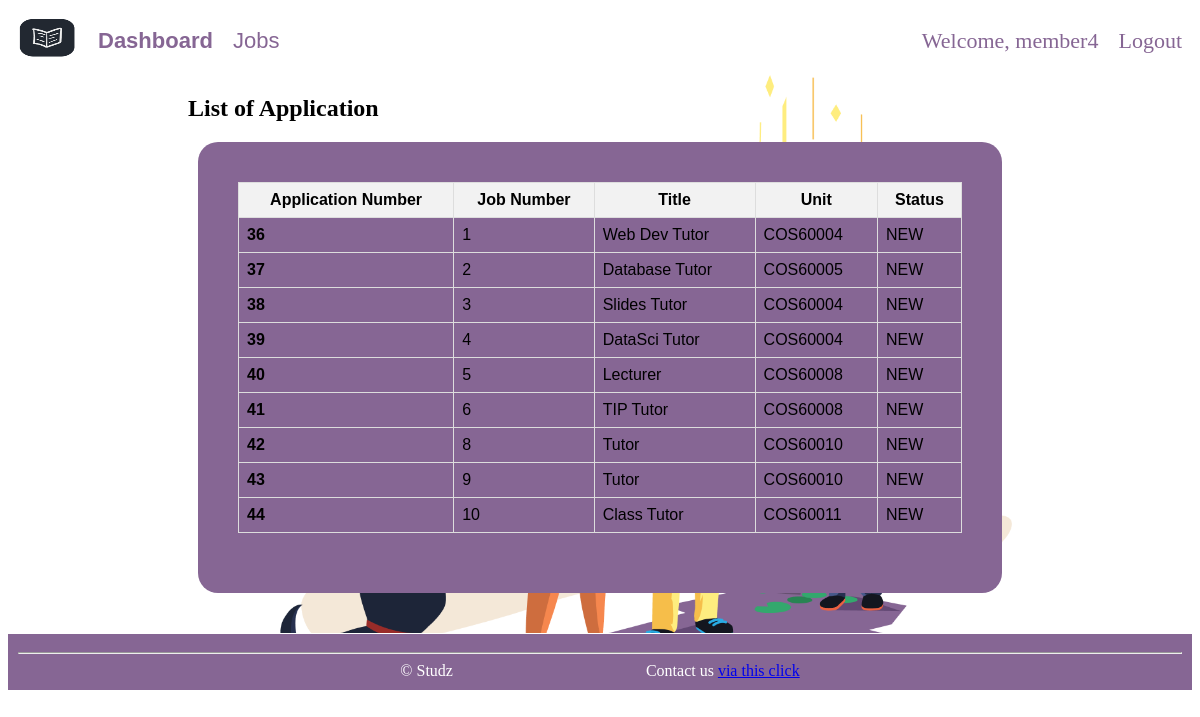
The page /homepageAsMember.php (signed in) on the database its author committed.
### tables this page shows
CREATE TABLE `application` (
  `applicationId` int(11) NOT NULL,
  `memberId` int(11) NOT NULL,
  `jobId` int(11) NOT NULL,
  `cv` varchar(255) NOT NULL,
  `availability` varchar(255) NOT NULL,
  `preferences` varchar(255) DEFAULT NULL,
  `status` varchar(255) NOT NULL DEFAULT 'NEW'
);

CREATE TABLE `job` (
  `jobId` int(11) NOT NULL,
  `unit` varchar(30) NOT NULL,
  `description` varchar(255) DEFAULT NULL,
  `title` varchar(255) NOT NULL
);

### homepageAsMember.php (the view, shortened to what this page needs)
<!DOCTYPE html>
<html lang="en">
  <head>
    <link rel="stylesheet" href="style/style.css">
  </head>
  <body>
    <div class="container">
      <div class="navbar">
          <a href="index.php">
              <img src="images/icon.png" alt="Icon" class="navbar-logo">
          </a>
          <a href="homepageAsMember.php"><strong>Dashboard</strong></a>
          <a href="jobs.php">Jobs</a>
          <?php
              if (!isset($_SESSION["username"])) {
                header("location: loginAsMember.php");
              } else{
                $username = $_SESSION["username"];
                $memberId = $_SESSION["memberId"];
                echo"<div class='navbar-right'>";
                echo "<a>Welcome, $username</a>";
                echo"<a href='logout.php'>Logout</a>";
                echo"</div>";
                require_once("settings.php");
                $connection = @mysqli_connect($host, $user, $pwd, $sql_db) or die("<p>Database connection failure.</p>");
                function returnTable($result) {
                  echo "<table id='job_table'>\n";
                  echo "<thead>\n"
                      . "<tr>\n"
                      . "<th>Application Number</th>\n"
                      . "<th>Job Number</th>\n"
                      . "<th>Title</th>\n"
                      . "<th>Unit</th>\n"
                      . "<th>Status</th>\n"
                      . "</tr>\n"
                      . "</thead>\n";
                  echo "<tbody>\n";
                  while ($row = mysqli_fetch_assoc($result)) {
                      echo "<tr>\n"
                          . "<td>" . $row["applicationId"] . "</td>\n"
                          . "<td>" . $row["jobId"] . "</td>\n"
                          . "<td>" . $row["title"] . "</td>\n"
                          . "<td>" . $row["unit"] . "</td>\n"
                          . "<td>" . $row["status"] . "</td>\n";
                  }
                  echo "</tbody>\n";
                  echo "</table>\n";
                }
                $query = "SELECT A.applicationId, A.status, J.title, J.unit, J.jobId FROM `application` as A,`job`as J WHERE memberId LIKE '$memberId' AND
                A.jobId = J.jobId";
                $result = mysqli_query($connection, $query);
              }
          ?>
      </div>
      <div class="card-container" >
        <h2>List of Application</h2>
        <div class="card-container-inner">
          <?php
            if (!$result || mysqli_num_rows($result) === 0) {
              echo "<p>There are no job applications under this name yet.</p>";
            }
            else {
                returnTable($result);
            }
          ?>
        </div>
      </div>
    </div>
    <div class="footer">
      <hr>
      <span>
          &copy;
          Studz
      </span>
      <span style="padding-left: 5cm;">
          Contact us
          <a href="mailto:104479251@student.swin.edu.au">via this click</a>
      </span>
    </div>
  </body>
</html>

### style/style.css (style rules this page uses)
.navbar { background-color: white; overflow: hidden; display: flex; align-items: center; padding: 0px; border:0px; font-size: 22px; font-family: Arial, Helvetica, sans-serif; }
.navbar-logo { width: 60px; height: 40px; }
.navbar a { color: #333; text-decoration: none; padding:10px; color: rgb(134, 102, 148); }
.navbar-right { margin-left: auto; font-family: 'Times New Roman', Times, serif ; }
.footer { padding: 10px; color: white; background-color: rgb(134, 102, 148); text-align: center; }
.card-container { display: flex; flex-wrap: wrap; justify-content: space-between; flex-direction: column; background-image: url(./images/123.png); background-size: cover; border-radius: 10px; margin: 1px 180px 1px 180px; }
.card-container-inner { background-color: rgb(134, 102, 148); padding: 40px; border-radius: 20px; margin-bottom: 40px; margin-right: 10px; margin-left: 10px; flex: 1 1 0px; font-family: "Raleway", sans-serif; }
#job_table { width: 100%; border-collapse: collapse; margin-bottom: 20px; }
#job_table th, #job_table td { border: 1px solid #ddd; padding: 8px; }
#job_table th { background-color: #f2f2f2; }
#job_table td:first-child { font-weight: bold; }

### rows shown on the page
application: applicationId "36", jobId.jobId "1", jobId.title "Web Dev Tutor", jobId.unit "COS60004", status "NEW"
application: applicationId "37", jobId.jobId "2", jobId.title "Database Tutor", jobId.unit "COS60005", status "NEW"
application: applicationId "38", jobId.jobId "3", jobId.title "Slides Tutor", jobId.unit "COS60004", status "NEW"
application: applicationId "39", jobId.jobId "4", jobId.title "DataSci Tutor", jobId.unit "COS60004", status "NEW"
application: applicationId "40", jobId.jobId "5", jobId.title "Lecturer", jobId.unit "COS60008", status "NEW"
application: applicationId "41", jobId.jobId "6", jobId.title "TIP Tutor", jobId.unit "COS60008", status "NEW"
application: applicationId "42", jobId.jobId "8", jobId.title "Tutor", jobId.unit "COS60010", status "NEW"
application: applicationId "43", jobId.jobId "9", jobId.title "Tutor", jobId.unit "COS60010", status "NEW"
application: applicationId "44", jobId.jobId "10", jobId.title "Class Tutor", jobId.unit "COS60011", status "NEW"

### other values the page prints
$username "member4"
